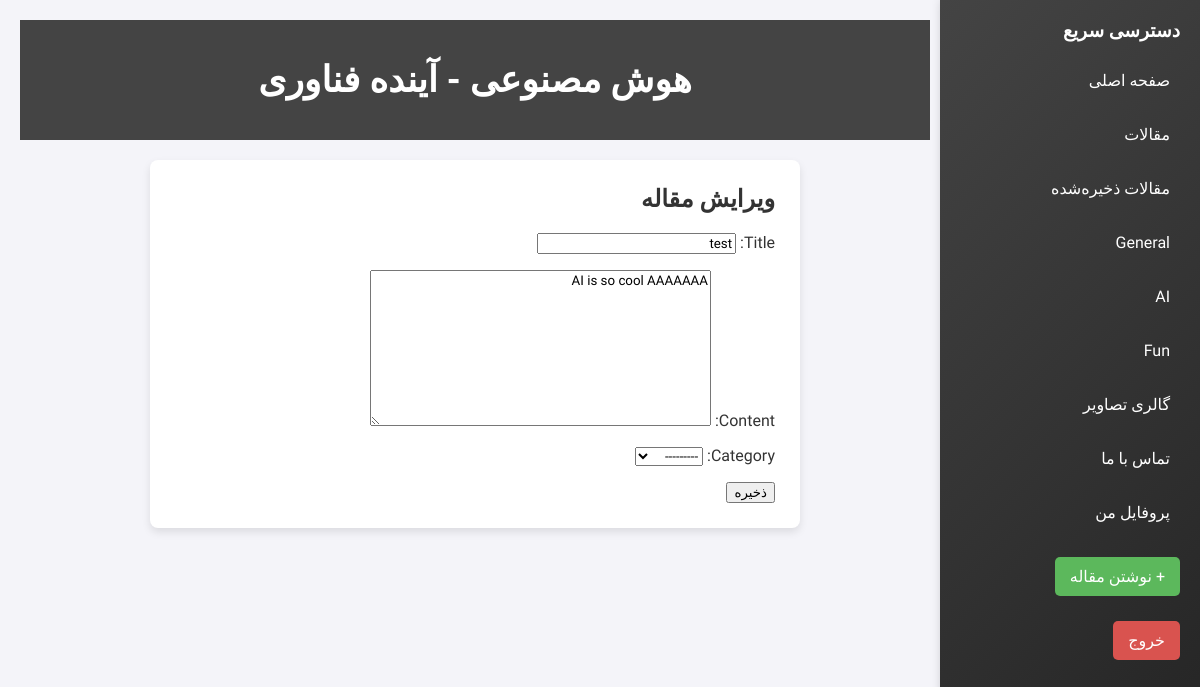
Page /articles/2/edit/ (signed in) on the committed database.
### myapp/models.py (models this page shows, shortened)
class Category(models.Model):
    name = models.CharField(max_length=100, unique=True)
    def __str__(self):
        return self.name

class NewsArticle(models.Model):
    title = models.CharField(max_length=200)
    content = models.TextField()
    author = models.ForeignKey(User, on_delete=models.CASCADE)
    created_at = models.DateTimeField(auto_now_add=True)
    updated_at = models.DateTimeField(auto_now=True)
    category = models.ForeignKey(Category, on_delete=models.SET_NULL, null=True)

### myapp/views.py (the view)
# urls.py: path('articles/<int:pk>/edit/', views.article_edit, name='article_edit'),
@login_required
def article_edit(request, pk):
    article = get_object_or_404(NewsArticle, pk=pk)
    if request.user != article.author and not request.user.is_staff:
        return redirect('article_detail', article.id)
    if request.method == 'POST':
        form = NewsArticleForm(request.POST, instance=article)
        if form.is_valid():
            form.save()
            return redirect('article_detail', article.id)
    else:
        form = NewsArticleForm(instance=article)
    return render(request, 'articles/article_form.html', {'form': form})

### myapp/forms.py
class NewsArticleForm(forms.ModelForm):
    class Meta:
        model = NewsArticle
        fields = ['title', 'content','category']

### myapp/views.py (called while the page is built)
def categories_processor(request):
    return {
        'categories': Category.objects.all()
    }

### myapp/templates/articles/article_form.html (shortened to what this page needs)
{% extends 'base.html' %}
{% block content %}
  <div class="auth-form">
    <h2>{% if form.instance.pk %}ویرایش مقاله{% else %}مقاله جدید{% endif %}</h2>
    <form method="post">
      {{ form.as_p }}
      <button type="submit">ذخیره</button>
    </form>
  </div>
{% endblock %}

### myapp/templates/base.html (shortened to what this page needs)
<!DOCTYPE html>
<html lang="fa">
<head>
    {% load static %}
    <link rel="stylesheet" href="{% static 'styles.css' %}">
</head>
<body>
    <div class="sidebar">
        <h3>دسترسی سریع</h3>
        <ul>
            <li><a href="{% url 'home' %}">صفحه اصلی</a></li>
            <li><a href="{% url 'article_list' %}">مقالات</a></li>
            <li><a href="{% url 'bookmarked_articles' %}">مقالات ذخیره‌شده</a></li>
            {% for cat in categories %}
            <li><a href="{% url 'category_articles' cat.id %}">{{ cat.name }}</a></li>
            {% empty %}
            <li>هیچ دسته‌ای نیست</li>
            {% endfor %}
            <li><a href="{% url 'gallery' %}">گالری تصاویر</a></li>
            <li><a href="{% url 'contact' %}">تماس با ما</a></li>
            {% if user.is_authenticated %}
            <li><a href="{% url 'profile' %}">پروفایل من</a></li>
            <a href="{% url 'article_create' %}" class="create-article-btn">+ نوشتن مقاله</a>
            <li>
                <form action="{% url 'logout' %}" method="post">
                    <button class="logout-btn">خروج</button>
                </form>
            </li>
            {% else %}
            <li><a href="{% url 'login' %}">ورود</a></li>
            <li><a href="{% url 'signup' %}">ثبت‌نام</a></li>
            {% endif %}
        </ul>
    </div>
    <div class="content">
        <header>
            <h1>{% block header %}هوش مصنوعی - آینده فناوری{% endblock %}</h1>
        </header>
        {% block content %}{% endblock %}
    </div>
</body>
</html>

### myapp/static/styles.css (style rules this page uses)
body { font-family: 'Vazirmatn', sans-serif; margin: 0; padding: 0; background-color: #f4f4f9; direction: rtl; color: #333; }
button, input, select, textarea { font-family: inherit; }
.sidebar { width: 220px; background: linear-gradient(135deg, #444, #222); color: #fff; position: fixed; height: 100%; top: 0; right: 0; padding: 20px; box-shadow: 2px 0 10px rgba(0, 0, 0, 0.2); transition: all 0.3s ease-in-out; }
.sidebar h3 { margin-top: 0; font-weight: 700; }
.sidebar ul { list-style-type: none; padding: 0; }
.sidebar ul li { margin: 15px 0; }
.sidebar ul li a { color: #fff; text-decoration: none; font-weight: 500; display: block; padding: 10px; border-radius: 5px; transition: 0.3s; }
.content { margin-right: 250px; padding: 20px; }
header { background-color: #444; color: #fff; padding: 15px; text-align: center; font-size: 18px; font-weight: 600; }
.contact-form, .contact-info, .auth-form { background-color: #fff; padding: 25px; border-radius: 8px; box-shadow: 0 4px 8px rgba(0, 0, 0, 0.1); max-width: 600px; margin: 20px auto; }
.auth-form h2 { margin-top: 0; font-weight: bold; }
.logout-btn { background-color: #d9534f; color: white; padding: 10px 15px; border: none; border-radius: 5px; cursor: pointer; font-size: 16px; transition: background 0.3s ease; }
.create-article-btn { display: inline-block; background-color: #5cb85c; color: white; padding: 10px 15px; border-radius: 5px; text-decoration: none; margin: 10px 0; transition: background-color 0.3s ease; }
.box, .main-content,.article-preview, .article-content, p { word-wrap: break-word; overflow-wrap: break-word; word-break: break-word; }

### rows in the picture
Category: name "General"
Category: name "AI"
Category: name "Fun"
NewsArticle: title "test", content "AI is so cool AAAAAAA", category "---------"
